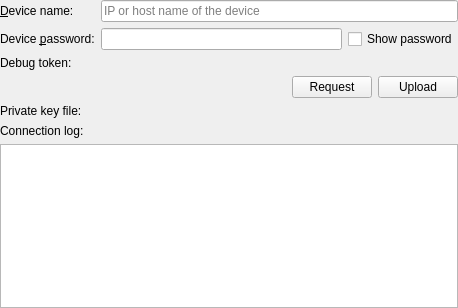
<?xml version="1.0" encoding="UTF-8"?>
<ui version="4.0">
 <class>Qnx::Internal::BlackBerryDeviceConfigurationWidget</class>
 <widget class="QWidget" name="Qnx::Internal::BlackBerryDeviceConfigurationWidget">
  <property name="geometry">
   <rect>
    <x>0</x>
    <y>0</y>
    <width>458</width>
    <height>308</height>
   </rect>
  </property>
  <layout class="QFormLayout" name="formLayout">
   <property name="fieldGrowthPolicy">
    <enum>QFormLayout::AllNonFixedFieldsGrow</enum>
   </property>
   <property name="leftMargin">
    <number>0</number>
   </property>
   <property name="topMargin">
    <number>0</number>
   </property>
   <property name="rightMargin">
    <number>0</number>
   </property>
   <property name="bottomMargin">
    <number>0</number>
   </property>
   <item row="0" column="0">
    <widget class="QLabel" name="hostNameLabel">
     <property name="text">
      <string>&amp;Device name:</string>
     </property>
     <property name="buddy">
      <cstring>hostLineEdit</cstring>
     </property>
    </widget>
   </item>
   <item row="0" column="1">
    <widget class="QLineEdit" name="hostLineEdit">
     <property name="placeholderText">
      <string>IP or host name of the device</string>
     </property>
    </widget>
   </item>
   <item row="1" column="0">
    <widget class="QLabel" name="passwordLabel">
     <property name="text">
      <string>Device &amp;password:</string>
     </property>
     <property name="buddy">
      <cstring>pwdLineEdit</cstring>
     </property>
    </widget>
   </item>
   <item row="1" column="1">
    <layout class="QHBoxLayout" name="horizontalLayout_6">
     <item>
      <widget class="QLineEdit" name="pwdLineEdit">
       <property name="echoMode">
        <enum>QLineEdit::Password</enum>
       </property>
      </widget>
     </item>
     <item>
      <widget class="QCheckBox" name="showPasswordCheckBox">
       <property name="text">
        <string>Show password</string>
       </property>
      </widget>
     </item>
    </layout>
   </item>
   <item row="2" column="0">
    <widget class="QLabel" name="debugTokenLabel">
     <property name="text">
      <string>Debug token:</string>
     </property>
     <property name="buddy">
      <cstring>debugToken</cstring>
     </property>
    </widget>
   </item>
   <item row="2" column="1">
    <widget class="Utils::PathChooser" name="debugToken" native="true"/>
   </item>
   <item row="5" column="0">
    <widget class="QLabel" name="keyLabel">
     <property name="text">
      <string>Private key file:</string>
     </property>
     <property name="buddy">
      <cstring>keyFileLineEdit</cstring>
     </property>
    </widget>
   </item>
   <item row="5" column="1">
    <widget class="Utils::PathChooser" name="keyFileLineEdit" native="true"/>
   </item>
   <item row="6" column="0">
    <widget class="QLabel" name="label">
     <property name="text">
      <string>Connection log:</string>
     </property>
     <property name="buddy">
      <cstring>connectionLog</cstring>
     </property>
    </widget>
   </item>
   <item row="7" column="0" colspan="2">
    <widget class="QPlainTextEdit" name="connectionLog">
     <property name="readOnly">
      <bool>true</bool>
     </property>
    </widget>
   </item>
   <item row="3" column="1">
    <layout class="QHBoxLayout" name="horizontalLayout">
     <item>
      <spacer name="horizontalSpacer">
       <property name="orientation">
        <enum>Qt::Horizontal</enum>
       </property>
       <property name="sizeHint" stdset="0">
        <size>
         <width>40</width>
         <height>20</height>
        </size>
       </property>
      </spacer>
     </item>
     <item>
      <widget class="QPushButton" name="requestButton">
       <property name="text">
        <string>Request</string>
       </property>
      </widget>
     </item>
     <item>
      <widget class="QPushButton" name="uploadButton">
       <property name="text">
        <string>Upload</string>
       </property>
      </widget>
     </item>
    </layout>
   </item>
  </layout>
  <zorder>debugToken</zorder>
  <zorder>keyFileLineEdit</zorder>
  <zorder>hostNameLabel</zorder>
  <zorder>hostLineEdit</zorder>
  <zorder>passwordLabel</zorder>
  <zorder>keyLabel</zorder>
  <zorder>debugTokenLabel</zorder>
  <zorder>label</zorder>
  <zorder>connectionLog</zorder>
 </widget>
 <customwidgets>
  <customwidget>
   <class>Utils::PathChooser</class>
   <extends>QWidget</extends>
   <header location="global">utils/pathchooser.h</header>
   <container>1</container>
   <slots>
    <signal>editingFinished()</signal>
    <signal>browsingFinished()</signal>
   </slots>
  </customwidget>
 </customwidgets>
 <tabstops>
  <tabstop>hostLineEdit</tabstop>
  <tabstop>pwdLineEdit</tabstop>
  <tabstop>showPasswordCheckBox</tabstop>
  <tabstop>requestButton</tabstop>
  <tabstop>uploadButton</tabstop>
  <tabstop>connectionLog</tabstop>
 </tabstops>
 <resources/>
 <connections/>
</ui>
